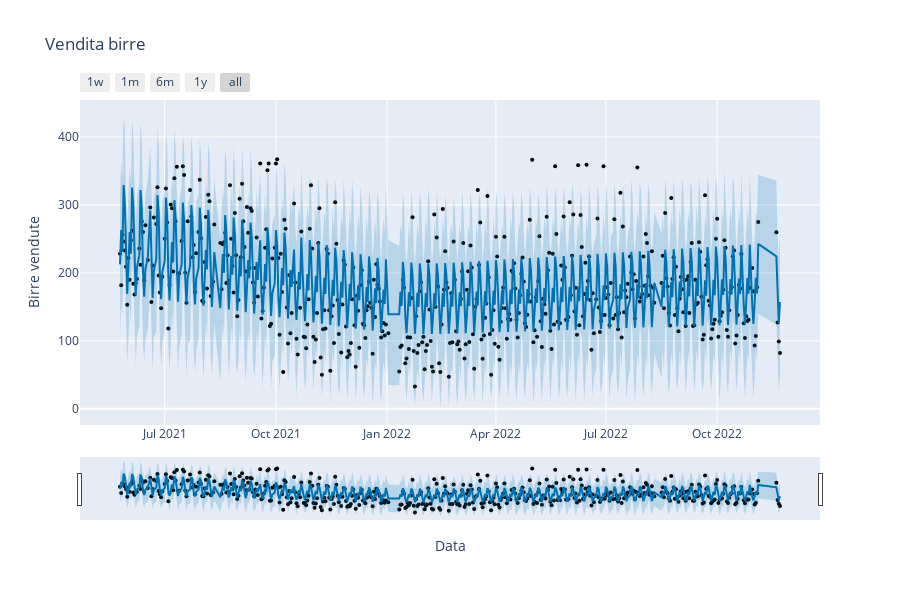

The cell this chart's notebook holds for it:
### Code cell
from prophet.plot import plot_plotly
from datetime import datetime

fig = plot_plotly(model_tuned, forecast)
fig.update_layout( 
                  yaxis_title="Birre vendute",
                  xaxis_title="Data",
                  title="Vendita birre",
                  )
fig

### Figure 1 — Plotly figure (JSON) as saved in the notebook; plotly's stock layout.template omitted (floating-point values rounded to 4 significant figures; data arrays with more than 128 entries replaced by an {"elided": "..."} marker saying what was removed)
{"data": [{"marker": {"color": "black", "size": 4}, "mode": "markers", "name": "Actual", "type": "scatter", "x": {"elided": "498 str values"}, "y": {"elided": "498 float values"}}, {"hoverinfo": "skip", "line": {"width": 0}, "mode": "lines", "type": "scatter", "x": {"elided": "498 str values"}, "y": {"elided": "498 float values"}}, {"fill": "tonexty", "fillcolor": "rgba(0, 114, 178, 0.2)", "line": {"color": "#0072B2", "width": 2}, "mode": "lines", "name": "Predicted", "type": "scatter", "x": {"elided": "498 str values"}, "y": {"elided": "498 float values"}}, {"fill": "tonexty", "fillcolor": "rgba(0, 114, 178, 0.2)", "hoverinfo": "skip", "line": {"width": 0}, "mode": "lines", "type": "scatter", "x": {"elided": "498 str values"}, "y": {"elided": "498 float values"}}], "layout": {"height": 600, "showlegend": false, "title": {"text": "Vendita birre"}, "width": 900, "xaxis": {"rangeselector": {"buttons": [{"count": 7, "label": "1w", "step": "day", "stepmode": "backward"}, {"count": 1, "label": "1m", "step": "month", "stepmode": "backward"}, {"count": 6, "label": "6m", "step": "month", "stepmode": "backward"}, {"count": 1, "label": "1y", "step": "year", "stepmode": "backward"}, {"step": "all"}]}, "rangeslider": {"visible": true}, "title": {"text": "Data"}, "type": "date"}, "yaxis": {"title": {"text": "Birre vendute"}}}}
